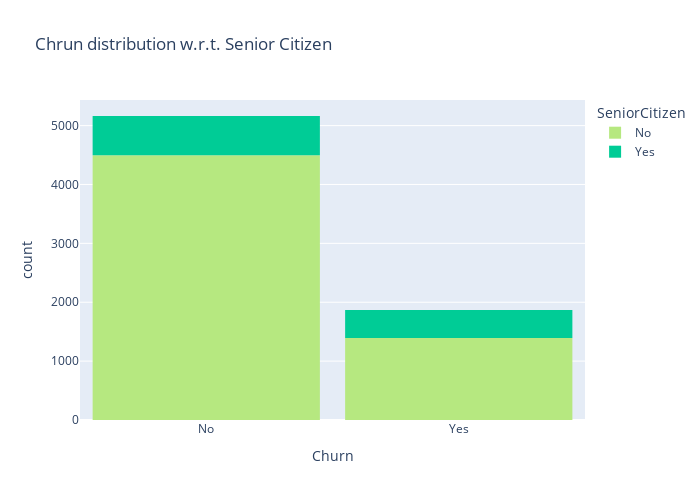

The notebook cell this image was saved under:
### Code cell
color_map = {"Yes": '#00CC96', "No": '#B6E880'}
fig = px.histogram(data, x="Churn", color="SeniorCitizen", title="Chrun distribution w.r.t. Senior Citizen", color_discrete_map=color_map)
fig.update_layout(width=700, height=500, bargap=0.1)
fig.show()

### Figure 1 — Plotly figure (JSON) as saved in the notebook; plotly's stock layout.template omitted (floating-point values rounded to 4 significant figures; data arrays with more than 128 entries replaced by an {"elided": "..."} marker saying what was removed)
{"data": [{"alignmentgroup": "True", "bingroup": "x", "hovertemplate": "SeniorCitizen=No<br>Churn=%{x}<br>count=%{y}<extra></extra>", "legendgroup": "No", "marker": {"color": "#B6E880", "pattern": {"shape": ""}}, "name": "No", "offsetgroup": "No", "orientation": "v", "showlegend": true, "type": "histogram", "x": {"elided": "5890 str values"}, "xaxis": "x", "yaxis": "y"}, {"alignmentgroup": "True", "bingroup": "x", "hovertemplate": "SeniorCitizen=Yes<br>Churn=%{x}<br>count=%{y}<extra></extra>", "legendgroup": "Yes", "marker": {"color": "#00CC96", "pattern": {"shape": ""}}, "name": "Yes", "offsetgroup": "Yes", "orientation": "v", "showlegend": true, "type": "histogram", "x": {"elided": "1142 str values"}, "xaxis": "x", "yaxis": "y"}], "layout": {"bargap": 0.1, "barmode": "relative", "height": 500, "legend": {"title": {"text": "SeniorCitizen"}, "tracegroupgap": 0}, "title": {"text": "Chrun distribution w.r.t. Senior Citizen"}, "width": 700, "xaxis": {"anchor": "y", "domain": [0, 1], "title": {"text": "Churn"}}, "yaxis": {"anchor": "x", "domain": [0, 1], "title": {"text": "count"}}}}
